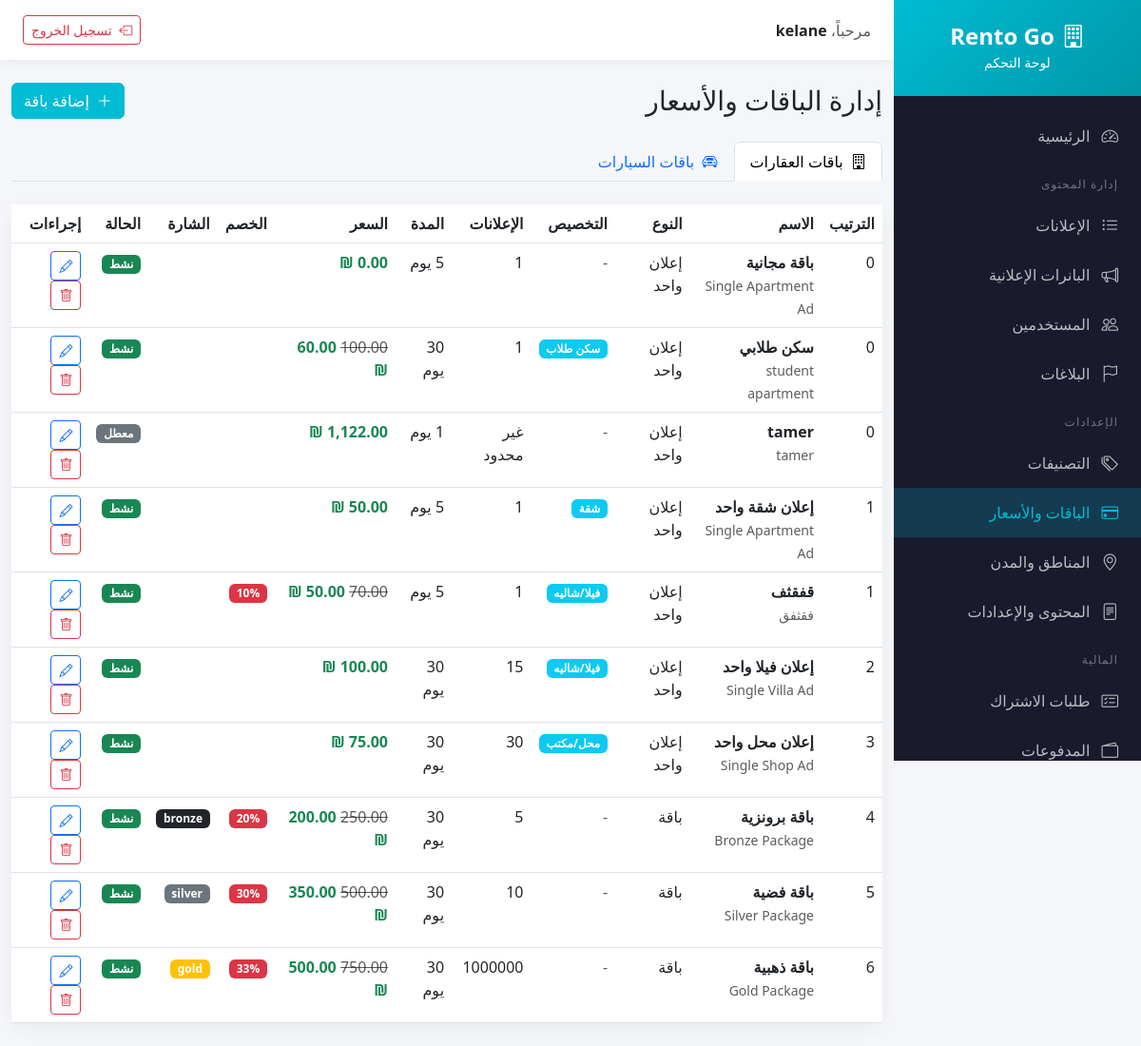
The app's page /deploy/admin/plans.php (signed in) with its own data.
### tables this page shows
CREATE TABLE `plans` (
  `id` int(10) UNSIGNED NOT NULL,
  `category` enum('properties','cars') NOT NULL,
  `name_ar` varchar(255) NOT NULL,
  `name_en` varchar(255) NOT NULL,
  `name_he` varchar(255) NOT NULL,
  `description_ar` text DEFAULT NULL,
  `description_en` text DEFAULT NULL,
  `description_he` text DEFAULT NULL,
  `plan_type` enum('single','package') DEFAULT 'single',
  `property_type_id` int(10) UNSIGNED DEFAULT NULL,
  `car_type_id` int(10) UNSIGNED DEFAULT NULL,
  `property_type` enum('apartment','shop_office','villa_chalet','student_housing','land') DEFAULT NULL,
  `car_usage_type` enum('daily','wedding','tourism') DEFAULT NULL,
  `listings_count` int(11) DEFAULT NULL,
  `is_unlimited` tinyint(1) DEFAULT 0,
  `duration_days` int(11) DEFAULT 30,
  `price` decimal(10,2) NOT NULL,
  `original_price` decimal(10,2) DEFAULT NULL,
  `discount_percent` int(11) DEFAULT NULL,
  `currency` varchar(10) DEFAULT 'ILS',
  `badge` enum('bronze','silver','gold') DEFAULT NULL,
  `is_featured` tinyint(1) DEFAULT 0,
  `allow_region_notifications` tinyint(1) DEFAULT 0,
  `allow_city_notifications` tinyint(1) DEFAULT 0,
  `is_trusted_advertiser` tinyint(1) DEFAULT 0,
  `is_active` tinyint(1) DEFAULT 1,
  `is_welcome_bonus` tinyint(1) DEFAULT 0,
  `welcome_bonus_once` tinyint(1) DEFAULT 1,
  `sort_order` int(11) DEFAULT 0,
  `created_at` timestamp NOT NULL DEFAULT current_timestamp(),
  `updated_at` timestamp NOT NULL DEFAULT current_timestamp() ON UPDATE current_timestamp()
);

### deploy/backend/config/database.php (called while the page is built, shortened)
<?php
class Database {
    private static $instance = null;
    private $connection;
    private function __construct() {
        try {
            $dsn = "mysql:host=" . DB_HOST . ";dbname=" . DB_NAME . ";charset=" . DB_CHARSET;
            $options = [
                PDO::ATTR_ERRMODE => PDO::ERRMODE_EXCEPTION,
                PDO::ATTR_DEFAULT_FETCH_MODE => PDO::FETCH_ASSOC,
                PDO::ATTR_EMULATE_PREPARES => false,
            ];
            $this->connection = new PDO($dsn, DB_USER, DB_PASS, $options);
            $this->connection->exec("SET time_zone = '+02:00'");
        } catch (PDOException $e) {
            throw new Exception("Database connection failed: " . $e->getMessage());
        }
    }
    public static function getInstance() {
        if (self::$instance === null) {
            self::$instance = new self();
        }
        return self::$instance;
    }
    public function query($sql, $params = []) {
        $stmt = $this->connection->prepare($sql);
        $stmt->execute($params);
        return $stmt;
    }
    public function fetchAll($sql, $params = []) {
        return $this->query($sql, $params)->fetchAll();
    }
}

### deploy/admin/plans.php (the view, shortened to what this page needs)
<?php
require_once __DIR__ . '/../backend/config/database.php';
$db = Database::getInstance();
$category = $_GET['category'] ?? 'properties';
$plans = $db->fetchAll("SELECT * FROM plans WHERE category = ? ORDER BY sort_order, price", [$category]);
include 'includes/header.php';
?>
<div class="container-fluid py-4">
    <div class="row mb-4">
        <div class="col-12 d-flex justify-content-between align-items-center">
            <h1 class="h3 mb-0">إدارة الباقات والأسعار</h1>
            <button class="btn btn-primary" data-bs-toggle="modal" data-bs-target="#planModal">
                <i class="bi bi-plus-lg me-1"></i> إضافة باقة
            </button>
        </div>
    </div>
    <ul class="nav nav-tabs mb-4">
        <li class="nav-item">
            <a class="nav-link <?= $category === 'properties' ? 'active' : '' ?>" href="?category=properties">
                <i class="bi bi-building me-1"></i> باقات العقارات
            </a>
        </li>
        <li class="nav-item">
            <a class="nav-link <?= $category === 'cars' ? 'active' : '' ?>" href="?category=cars">
                <i class="bi bi-car-front me-1"></i> باقات السيارات
            </a>
        </li>
    </ul>
    <div class="card">
        <div class="card-body p-0">
            <div class="table-responsive">
                <table class="table table-hover mb-0">
                    <thead>
                        <tr>
                            <th>الترتيب</th>
                            <th>الاسم</th>
                            <th>النوع</th>
                            <th>التخصيص</th>
                            <th>الإعلانات</th>
                            <th>المدة</th>
                            <th>السعر</th>
                            <th>الخصم</th>
                            <th>الشارة</th>
                            <th>الحالة</th>
                            <th>إجراءات</th>
                        </tr>
                    </thead>
                    <tbody>
                        <?php foreach ($plans as $plan): ?>
                        <tr>
                            <td><?= $plan['sort_order'] ?></td>
                            <td>
                                <strong><?= htmlspecialchars($plan['name_ar']) ?></strong><br>
                                <small class="text-muted"><?= htmlspecialchars($plan['name_en']) ?></small>
                            </td>
                            <td><?= $plan['plan_type'] === 'single' ? 'إعلان واحد' : 'باقة' ?></td>
                            <td>
                                <?php
                                $typeLabels = [
                                    'apartment' => 'شقة',
                                    'villa_chalet' => 'فيلا/شاليه',
                                    'shop_office' => 'محل/مكتب',
                                    'student_housing' => 'سكن طلاب',
                                    'land' => 'أرض',
                                    'daily' => 'يومي',
                                    'wedding' => 'أعراس',
                                    'tourism' => 'سياحة'
                                ];
                                $specificType = $plan['property_type'] ?? $plan['car_usage_type'] ?? null;
                                if ($specificType && isset($typeLabels[$specificType])):
                                ?>
                                <span class="badge bg-info"><?= $typeLabels[$specificType] ?></span>
                                <?php else: ?>
                                <span class="text-muted">-</span>
                                <?php endif; ?>
                            </td>
                            <td><?= $plan['is_unlimited'] ? 'غير محدود' : $plan['listings_count'] ?></td>
                            <td><?= $plan['duration_days'] ?> يوم</td>
                            <td>
                                <?php if ($plan['original_price']): ?>
                                <del class="text-muted"><?= number_format($plan['original_price'], 2) ?></del>
                                <?php endif; ?>
                                <strong class="text-success"><?= number_format($plan['price'], 2) ?> ₪</strong>
                            </td>
                            <td>
                                <?php if ($plan['discount_percent']): ?>
                                <span class="badge bg-danger"><?= $plan['discount_percent'] ?>%</span>
                                <?php endif; ?>
                            </td>
                            <td>
                                <?php if ($plan['badge']): ?>
                                <span class="badge bg-<?= $plan['badge'] === 'gold' ? 'warning' : ($plan['badge'] === 'silver' ? 'secondary' : 'dark') ?>">
                                    <?= $plan['badge'] ?>
                                </span>
                                <?php endif; ?>
                            </td>
                            <td>
                                <?= $plan['is_active'] ? '<span class="badge bg-success">نشط</span>' : '<span class="badge bg-secondary">معطل</span>' ?>
                            </td>
                            <td>
                                <a href="?category=<?= $category ?>&edit=<?= $plan['id'] ?>" class="btn btn-sm btn-outline-primary">
                                    <i class="bi bi-pencil"></i>
                                </a>
                                <form method="POST" class="d-inline" onsubmit="return confirm('هل أنت متأكد من الحذف؟')">
                                    <button type="submit" class="btn btn-sm btn-outline-danger">
                                        <i class="bi bi-trash"></i>
                                    </button>
                                </form>
                            </td>
                        </tr>
                        <?php endforeach; ?>
                    </tbody>
                </table>
            </div>
        </div>
    </div>
</div>
<?php include 'includes/footer.php'; ?>

### deploy/admin/includes/header.php (style rules this page uses)
:root { --teal: #00bcd4; --teal-dark: #0097a7; --dark-bg: #1a1a2e; --sidebar-width: 260px; }
body { font-family: 'Segoe UI', Tahoma, Geneva, Verdana, sans-serif; background-color: #f5f6fa; }
.card { border: none; border-radius: 15px; box-shadow: 0 5px 20px rgba(0,0,0,0.05); }
.btn-primary { background: var(--teal); border-color: var(--teal); }

### records on screen
plans: sort_order "0", name_ar "باقة مجانية", name_en "Single Apartment Ad", plan_type "إعلان واحد", listings_count "1", duration_days "5", is_active "نشط"
plans: sort_order "0", name_ar "سكن طلابي", name_en "student apartment", plan_type "إعلان واحد", property_type "سكن طلاب", listings_count "1", duration_days "30", original_price "100.00", price "60.00", is_active "نشط"
plans: sort_order "0", name_ar "tamer", name_en "tamer", plan_type "إعلان واحد", is_unlimited "غير محدود", duration_days "1", is_active "معطل"
plans: sort_order "1", name_ar "إعلان شقة واحد", name_en "Single Apartment Ad", plan_type "إعلان واحد", property_type "شقة", listings_count "1", duration_days "5", is_active "نشط"
plans: sort_order "1", name_ar "قفقثف", name_en "فقثفق", plan_type "إعلان واحد", property_type "فيلا/شاليه", listings_count "1", duration_days "5", original_price "70.00", discount_percent "10", is_active "نشط"
plans: sort_order "2", name_ar "إعلان فيلا واحد", name_en "Single Villa Ad", plan_type "إعلان واحد", property_type "فيلا/شاليه", listings_count "15", duration_days "30", is_active "نشط"
plans: sort_order "3", name_ar "إعلان محل واحد", name_en "Single Shop Ad", plan_type "إعلان واحد", property_type "محل/مكتب", listings_count "30", duration_days "30", is_active "نشط"
plans: sort_order "4", name_ar "باقة برونزية", name_en "Bronze Package", plan_type "باقة", listings_count "5", duration_days "30", original_price "250.00", price "200.00", discount_percent "20", badge "bronze", is_active "نشط"
plans: sort_order "5", name_ar "باقة فضية", name_en "Silver Package", plan_type "باقة", listings_count "10", duration_days "30", original_price "500.00", price "350.00", discount_percent "30", badge "silver", is_active "نشط"
plans: sort_order "6", name_ar "باقة ذهبية", name_en "Gold Package", plan_type "باقة", listings_count "1000000", duration_days "30", original_price "750.00", price "500.00", discount_percent "33", badge "gold", is_active "نشط"

### other values on screen
$_SESSION['admin_name'] "kelane"
